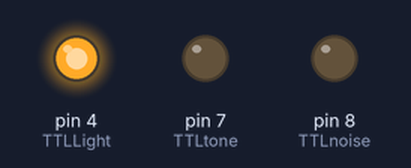
Recording of a sketch running on a simulated Arduino Uno, built with avr-gcc and run on an emulated ATmega328P. Parts: output pins drawn as LEDs (lit = HIGH).

Above: at 0.5 s.
At 2.0 s:
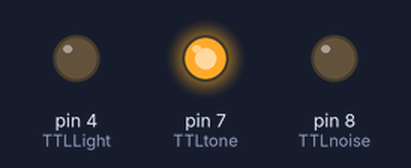
At 3.0 s:
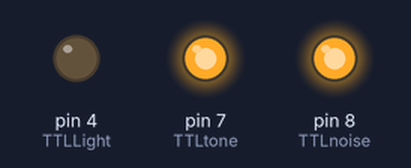
At 4.0 s:
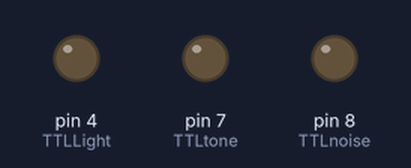
Timing chart, 0 to 5.9 s (numbered marks = the images above):
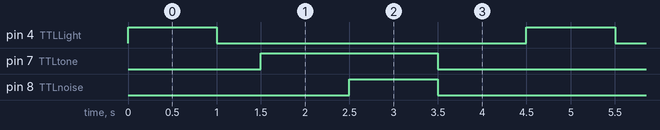

The sketch:

Three_TTL_test_copy.ino
```cpp
const int TTLLight = 4;
const int TTLtone = 7;
const int TTLnoise = 8;

void setup() {
  // setup pin modes
  pinMode(TTLLight, OUTPUT);
  pinMode(TTLtone, OUTPUT);
  pinMode(TTLnoise, OUTPUT);
  Serial.begin(9600);
}

void loop()
{
  digitalWrite(TTLLight, HIGH);
  digitalWrite(TTLtone, LOW);
  digitalWrite(TTLnoise, LOW);
  delay(1000);

  digitalWrite(TTLLight, LOW);
  digitalWrite(TTLtone, LOW);
  digitalWrite(TTLnoise, LOW);
  delay(500);

  digitalWrite(TTLLight, LOW);
  digitalWrite(TTLtone, HIGH);
  digitalWrite(TTLnoise, LOW);
  delay(1000);

  digitalWrite(TTLLight, LOW);
  digitalWrite(TTLtone, HIGH);
  digitalWrite(TTLnoise, HIGH);
  delay(1000);

  digitalWrite(TTLLight, LOW);
  digitalWrite(TTLtone, LOW);
  digitalWrite(TTLnoise, LOW);
  delay(1000);

}
```

Measured:
- by itself, pin 4 (TTLLight), pin 8 (TTLnoise): alternates HIGH for 1.0 s and LOW for 3.5 s
- by itself, pin 7 (TTLtone): alternates HIGH for 2.0 s and LOW for 2.5 s
- by itself, everything shown: repeats every 4.5 s, in 5 steps
